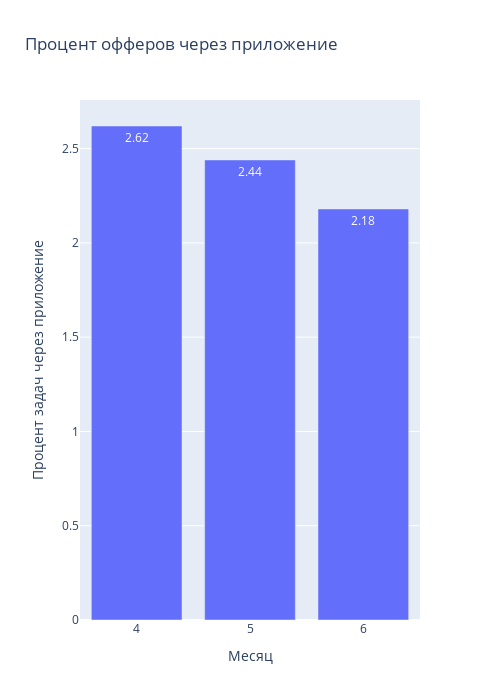

Notebook code cell kept with this figure:
### Code cell
# bar Процент офферов через приложение

cxx = px.bar(percentage_tasks_mobile, x='month', y='percentage_mobile',
            height=700,
            width=500,
            title="Процент офферов через приложение",
            labels={'month':'Месяц', 'percentage_mobile':'Процент задач через приложение'},
            text_auto=True)
st.plotly_chart(cxx)

### Figure 1 — Plotly figure (JSON) as saved in the notebook; plotly's stock layout.template omitted (floating-point values rounded to 4 significant figures)
{"data": [{"alignmentgroup": "True", "hovertemplate": "Месяц=%{x}<br>Процент задач через приложение=%{y}<extra></extra>", "legendgroup": "", "marker": {"color": "#636efa", "pattern": {"shape": ""}}, "name": "", "offsetgroup": "", "orientation": "v", "showlegend": false, "textposition": "auto", "texttemplate": "%{y}", "type": "bar", "x": [4, 5, 6], "xaxis": "x", "y": [2.62, 2.44, 2.18], "yaxis": "y"}], "layout": {"barmode": "relative", "height": 700, "legend": {"tracegroupgap": 0}, "title": {"text": "Процент офферов через приложение"}, "width": 500, "xaxis": {"anchor": "y", "domain": [0, 1], "title": {"text": "Месяц"}}, "yaxis": {"anchor": "x", "domain": [0, 1], "title": {"text": "Процент задач через приложение"}}}}
